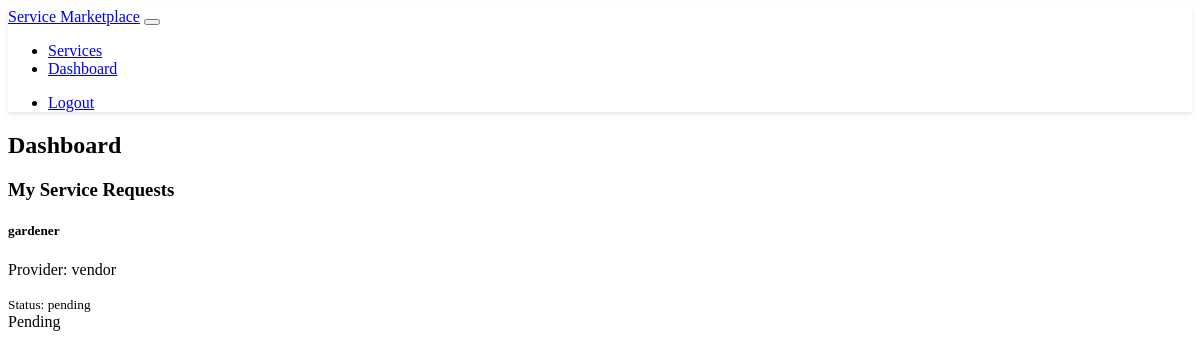
The page /dashboard (signed in) on the database its author committed.
### models.py (models this page shows, shortened)
class ServiceRequest(db.Model):
    id = db.Column(db.Integer, primary_key=True)
    service_id = db.Column(db.Integer, db.ForeignKey('service.id'), nullable=False)
    client_id = db.Column(db.Integer, db.ForeignKey('user.id'), nullable=False)
    status = db.Column(db.String(20), default='pending')  # pending, accepted, declined, completed
    created_at = db.Column(db.DateTime, default=datetime.utcnow)
    client = db.relationship('User', backref='requested_services', lazy=True, foreign_keys=[client_id])

class Service(db.Model):
    id = db.Column(db.Integer, primary_key=True)
    title = db.Column(db.String(100), nullable=False)
    description = db.Column(db.Text, nullable=False)
    rate = db.Column(db.Float, nullable=False)
    provider_id = db.Column(db.Integer, db.ForeignKey('user.id'), nullable=False)
    created_at = db.Column(db.DateTime, default=datetime.utcnow)
    requests = db.relationship('ServiceRequest', backref='service', lazy=True)

class User(UserMixin, db.Model):
    id = db.Column(db.Integer, primary_key=True)
    username = db.Column(db.String(64), unique=True, nullable=False)
    email = db.Column(db.String(120), unique=True, nullable=False)
    password_hash = db.Column(db.String(256))
    is_provider = db.Column(db.Boolean, default=False)
    latitude = db.Column(db.Float)
    longitude = db.Column(db.Float)
    services = db.relationship('Service', backref='provider', lazy=True)

### routes.py (the view)
@app.route('/dashboard')
@login_required
def dashboard():
    if current_user.is_provider:
        services = Service.query.filter_by(provider_id=current_user.id).all()
        requests = ServiceRequest.query.filter(
            ServiceRequest.service_id.in_([s.id for s in services])
        ).all()
    else:
        requests = ServiceRequest.query.filter_by(client_id=current_user.id).all()
        services = []
    return render_template('dashboard.html', services=services, requests=requests)

### models.py (called while the page is built)
@login_manager.user_loader
def load_user(id):
    return User.query.get(int(id))

### templates/dashboard.html
{% extends "base.html" %}
{% block content %}
<div class="container">
    <div class="row mb-4">
        <div class="col">
            <h2>Dashboard</h2>
        </div>
    </div>
    {% if current_user.is_provider %}
    <div class="row mb-4">
        <div class="col">
            <div class="d-flex justify-content-between align-items-center mb-3">
                <h3>My Services</h3>
                <a href="{{ url_for('add_service') }}" class="btn btn-primary">Add New Service</a>
            </div>
            {% if services %}
            <div class="list-group">
                {% for service in services %}
                <div class="list-group-item">
                    <div class="d-flex w-100 justify-content-between align-items-center">
                        <div>
                            <h5 class="mb-1">{{ service.title }}</h5>
                            <p class="mb-1">{{ service.description }}</p>
                            <small class="text-muted">Rate: ${{ "%.2f"|format(service.rate) }}/hr</small>
                        </div>
                        <div class="btn-group" role="group">
                            <a href="{{ url_for('edit_service', service_id=service.id) }}"
                               class="btn btn-outline-primary btn-sm">Edit</a>
                            <form action="{{ url_for('delete_service', service_id=service.id) }}"
                                  method="POST" class="d-inline"
                                  onsubmit="return confirm('Are you sure you want to delete this service?');">
                                <button type="submit" class="btn btn-outline-danger btn-sm">Delete</button>
                            </form>
                        </div>
                    </div>
                </div>
                {% endfor %}
            </div>
            {% else %}
            <div class="alert alert-info">
                You haven't added any services yet. Click the "Add New Service" button to get started.
            </div>
            {% endif %}
        </div>
    </div>
    <div class="row">
        <div class="col">
            <h3>Service Requests</h3>
            {% if requests %}
            <div class="list-group">
                {% for request in requests %}
                <div class="list-group-item">
                    <div class="d-flex w-100 justify-content-between align-items-center">
                        <div>
                            <h5 class="mb-1">{{ request.service.title if request.service else 'Unknown Service' }}</h5>
                            <p class="mb-1">Requested by: {{ request.client.username if request.client else 'Unknown User' }}</p>
                            <small class="text-muted">Status: {{ request.status }}</small>
                        </div>
                        {% if request.status == 'pending' %}
                        <div class="btn-group" role="group">
                            <form action="{{ url_for('update_request_status', request_id=request.id, status='accepted') }}"
                                  method="POST" class="d-inline">
                                <button type="submit" class="btn btn-success btn-sm">Accept</button>
                            </form>
                            <form action="{{ url_for('update_request_status', request_id=request.id, status='declined') }}"
                                  method="POST" class="d-inline">
                                <button type="submit" class="btn btn-danger btn-sm">Decline</button>
                            </form>
                        </div>
                        {% endif %}
                    </div>
                </div>
                {% endfor %}
            </div>
            {% else %}
            <div class="alert alert-info">No service requests at the moment.</div>
            {% endif %}
        </div>
    </div>
    {% else %}
    <div class="row">
        <div class="col">
            <h3>My Service Requests</h3>
            {% if requests %}
            <div class="list-group">
                {% for request in requests %}
                <div class="list-group-item">
                    <div class="d-flex w-100 justify-content-between align-items-center">
                        <div>
                            <h5 class="mb-1">{{ request.service.title if request.service else 'Unknown Service' }}</h5>
                            <p class="mb-1">Provider: {{ request.service.provider.username if request.service and request.service.provider else 'Unknown Provider' }}</p>
                            <small class="text-muted">Status: {{ request.status }}</small>
                        </div>
                        {% if request.status == 'accepted' %}
                        <span class="badge bg-success">Accepted</span>
                        {% elif request.status == 'declined' %}
                        <span class="badge bg-danger">Declined</span>
                        {% else %}
                        <span class="badge bg-warning">Pending</span>
                        {% endif %}
                    </div>
                </div>
                {% endfor %}
            </div>
            {% else %}
            <div class="alert alert-info">You haven't made any service requests yet.</div>
            {% endif %}
        </div>
    </div>
    {% endif %}
</div>
{% endblock %}

### static/css/custom.css (style rules this page uses)
.list-group-item { background-color: var(--bs-dark); border-color: var(--bs-border-color); }

### rows shown on the page
ServiceRequest: service "gardener", service.provider "vendor", status "pending", shows "Pending"
